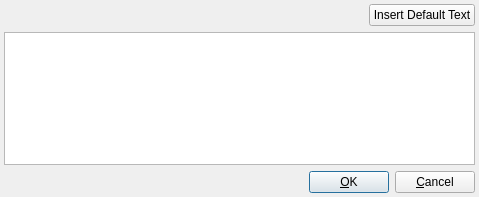
<?xml version="1.0" encoding="UTF-8"?>
<ui version="4.0" stdsetdef="1">
  <author></author>
  <comment>  Copyright 2017 Google Inc.
 Licensed under the Apache License, Version 2.0 (the &quot;License&quot;);
 you may not use this file except in compliance with the License.
 You may obtain a copy of the License at
 http://www.apache.org/licenses/LICENSE-2.0
 Unless required by applicable law or agreed to in writing, software
 distributed under the License is distributed on an &quot;AS IS&quot; BASIS,
 WITHOUT WARRANTIES OR CONDITIONS OF ANY KIND, either express or implied.
 See the License for the specific language governing permissions and
 limitations under the License.
</comment>
  <exportmacro></exportmacro>
  <class>BalloonStyleTextBase</class>
  <widget class="QDialog" name="BalloonStyleTextBase">
    <property name="geometry">
      <rect>
        <x>0</x>
        <y>0</y>
        <width>479</width>
        <height>197</height>
      </rect>
    </property>
    <property name="windowTitle">
      <string>Balloon Style Text</string>
    </property>
    <layout class="QGridLayout">
      <property name="margin">
        <number>4</number>
      </property>
      <item row="2" column="0" rowspan="1" colspan="2">
        <layout class="QHBoxLayout">
          <item>
            <spacer name="Spacer11">
              <property name="sizeHint">
                <size>
                  <width>270</width>
                  <height>16</height>
                </size>
              </property>
              <property name="sizeType">
                <enum>QSizePolicy::Expanding</enum>
              </property>
              <property name="orientation">
                <enum>Qt::Horizontal</enum>
              </property>
            </spacer>
          </item>
          <item>
            <widget class="QPushButton" name="accept_btn">
              <property name="text">
                <string>&amp;OK</string>
              </property>
              <property name="shortcut">
                <string>Alt+O</string>
              </property>
            </widget>
          </item>
          <item>
            <widget class="QPushButton" name="cancel_btn">
              <property name="text">
                <string>&amp;Cancel</string>
              </property>
              <property name="shortcut">
                <string>Alt+C</string>
              </property>
              <property name="autoDefault">
                <bool>true</bool>
              </property>
              <property name="default">
                <bool>false</bool>
              </property>
            </widget>
          </item>
        </layout>
      </item>
      <item row="1" column="0" rowspan="1" colspan="2">
        <widget class="QTextEdit" name="text_edit">
          <property name="minimumSize">
            <size>
              <width>460</width>
              <height>0</height>
            </size>
          </property>
          <property name="text">
            <string/>
          </property>
        </widget>
      </item>
      <item row="0" column="1">
        <widget class="QPushButton" name="insert_default_btn">
          <property name="text">
            <string>Insert Default Text</string>
          </property>
        </widget>
      </item>
      <item row="0" column="0">
        <spacer name="spacer162">
          <property name="sizeHint">
            <size>
              <width>231</width>
              <height>20</height>
            </size>
          </property>
          <property name="sizeType">
            <enum>QSizePolicy::Expanding</enum>
          </property>
          <property name="orientation">
            <enum>Qt::Horizontal</enum>
          </property>
        </spacer>
      </item>
    </layout>
  </widget>
  <layoutdefault spacing="6" margin="11"/>
  <pixmapfunction>qPixmapFromMimeSource</pixmapfunction>
  <connections>
    <connection>
      <sender>accept_btn</sender>
      <signal>clicked()</signal>
      <receiver>BalloonStyleTextBase</receiver>
      <slot>accept()</slot>
    </connection>
    <connection>
      <sender>cancel_btn</sender>
      <signal>clicked()</signal>
      <receiver>BalloonStyleTextBase</receiver>
      <slot>reject()</slot>
    </connection>
    <connection>
      <sender>insert_default_btn</sender>
      <signal>clicked()</signal>
      <receiver>BalloonStyleTextBase</receiver>
      <slot>InsertDefault()</slot>
    </connection>
  </connections>
</ui>
